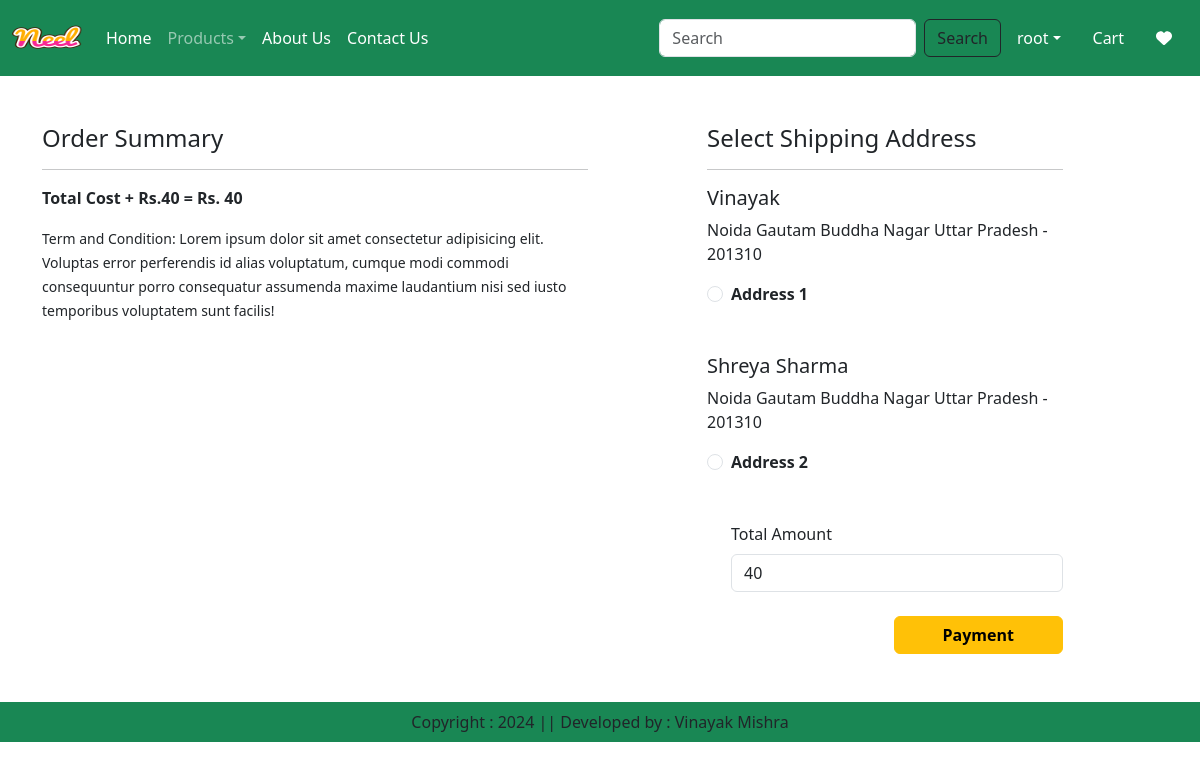
Screenshot of /checkout/ (signed in) with the database file from the repository.
### app/models.py (models this page shows, shortened)
class Customer(models.Model):
    user = models.ForeignKey(User, on_delete=models.CASCADE)
    name = models.CharField(max_length=200)
    locality = models.CharField(max_length=200)
    city = models.CharField(max_length=50)
    mobile =models.IntegerField(default=0)
    zipcode = models.IntegerField()
    state = models.CharField(choices=STATE_CHOICES, max_length=100)

### app/views.py (the view, shortened to what this page needs)
# urls.py: path('checkout/', views.checkout.as_view(), name='checkout'),
@method_decorator(login_required,name='dispatch')
class checkout(View):
    def get(self, request):
     totalitem = 0
     wishlitem = 0
     if request.user.is_authenticated:
        totalitem = len(Cart.objects.filter(user=request.user))
        wishitem = len(Wishlist.objects.filter(user=request.user))
        user=request.user
        add=Customer.objects.filter(user=user)
        cart_items =Cart.objects.filter(user=user)
        famount = 0
        for p in cart_items:
            value = p.quantity * p.product.discounted_price
            famount = famount + value
        totalamount = famount  + 40
        razoramount = int(totalamount * 100)
        client = razorpay.Client(auth=(settings.RAZOR_KEY_ID, settings.RAZOR_KEY_SECRET))
        data = {"amount": razoramount, "currency": "INR", "receipt": "order_rcptid_12"}
        payment_response = client.order.create(data=data)
        print(payment_response)
        order_id = payment_response['id']
        order_status = payment_response['status']
        return render(request, 'app/checkout.html', locals())

### app/templates/app/checkout.html (shortened to what this page needs)
{% extends 'app/base.html' %}
{% load static %}
{% block main-content %}
<div class="container">
    <div class="row mt-5">
        <div class="col-sm-6">
            <h4>Order Summary</h4>
            <hr>
            <p class="fw-bold">Total Cost + Rs.40 = Rs. {{ totalamount }}</p>
            <small>Term and Condition: Lorem ipsum dolor sit amet consectetur adipisicing elit. Voluptas error perferendis id alias voluptatum, cumque modi commodi consequuntur porro consequatur assumenda maxime laudantium nisi sed iusto temporibus voluptatem sunt facilis!</small>
        </div>
        <div class="col-sm-4 offset-sm-1">
            <h4>Select Shipping Address</h4>
            <hr>
            <form action="" method="post" id="myform">
                {% for ad in add %}
                <div class="card-body">
                    <h5>{{ ad.name }}</h5>
                    <p>{{ ad.locality }} {{ ad.city }} {{ ad.state }} - {{ ad.zipcode }}</p>
                </div>
                <div class="form-check mt-2 mb-5">
                    <input type="radio" class="form-check-input" name="custid" id="custadd{{ forloop.counter }}" value="{{ ad.id }}">
                    <label for="custadd{{ forloop.counter }}" class="form-check-label fw-bold">
                        Address {{ forloop.counter }}
                    </label>
                </div>
                {% endfor %}
                <div class="form-check mb-2">
                    <label for="totalamount" class="form-label">Total Amount</label>
                    <input class="form-control" type="number" name="totalamount" value="{{ totalamount }}" readonly>
                </div>
                <div class="text-end">
                    <button id="rzp-button1" type="submit" class="btn btn-warning mt-3 px-5 fw-bold">Payment</button>
                </div>
            </form>
        </div>
    </div>
</div>
{% endblock main-content %}

### app/templates/app/base.html (shortened to what this page needs)
{% load static %}
<!DOCTYPE html>
<html lang="en">
<head>
    <link href="https://cdn.jsdelivr.net/npm/bootstrap@5.3.3/dist/css/bootstrap.min.css" rel="stylesheet">
    <link rel="stylesheet" href="https://cdnjs.cloudflare.com/ajax/libs/font-awesome/6.0.0-beta3/css/all.min.css">
    <link rel="stylesheet" href="{% static 'app/css/owl.carousel.min.css' %}"/>
    <link rel="stylesheet" href="{% static 'app/css/all.min.css' %}"/>
    <link rel="stylesheet" href="{% static 'app/css/style.css' %}"/>
</head>
<body>
    <nav class="navbar navbar-expand-lg navbar-dark bg-success">
        <div class="container-fluid">
            <a class="navbar-brand" href="#"><img src="{% static 'app/images/product/neel.png' %}" width="70" height="50" alt="Brand Logo"></a>
            <div class="collapse navbar-collapse" id="navbarSupportedContent">
                <ul class="navbar-nav me-auto mb-2 mb-lg-0">
                    {% if request.user.is_authenticated %}
                    <li class="nav-item">
                        <a class="nav-link active" aria-current="page" href="/">Home</a>
                    </li>
                    <li class="nav-item dropdown">
                        <a class="nav-link dropdown-toggle" href="#" role="button" data-bs-toggle="dropdown" aria-expanded="false">Products</a>
                    </li>
                    <li class="nav-item">
                        <a class="nav-link text-white" href="{% url 'about' %}">About Us</a>
                    </li>
                    <li class="nav-item">
                        <a class="nav-link text-white" href="{% url 'contact' %}">Contact Us</a>
                    </li>
                </ul>
                <form class="d-flex" role="search" action="/search">
                    <input class="form-control me-2" type="search" placeholder="Search" aria-label="Search" name="search">
                    <button class="btn btn-outline-dark " type="submit">Search</button>
                </form>
            </div>
            <ul class="navbar-nav ms-auto mb-2 mb-lg-0">
                <li class="dropdown mx-2 nav-item">
                    <a class="nav-link dropdown-toggle text-white" href="#" id="profileDropdown" role="button" data-bs-toggle="dropdown" aria-expanded="false">{{ request.user.username }}</a>
                </li>
                <li class="nav-item mx-2">
                    <a href="{% url 'showcart' %}" class="nav-link text-white"> Cart</a>
                </li>
                <li class="nav-item mx-2">
                    <a href="{% url 'showwishlist' %}" class="nav-link text-white"> <i class="fa fa-heart"></i></a>
                </li>
                {% endif %}
            </ul>
        </div>
    </nav>
    {% block main-content %}{% endblock %}
    <footer class="container-fluid bg-success text-center p-2 mt-5">
        Copyright : 2024 || Developed by : Vinayak Mishra
    </footer>
</body>
</html>

### rows the page displays
Customer: name "Vinayak", locality "Noida", city "Gautam Buddha Nagar", state "Uttar Pradesh", zipcode "201310"
Customer: name "Shreya Sharma", locality "Noida", city "Gautam Buddha Nagar", state "Uttar Pradesh", zipcode "201310"

### other values shown
{{ request.user.username }} "root"
{{ totalamount }} "40"
